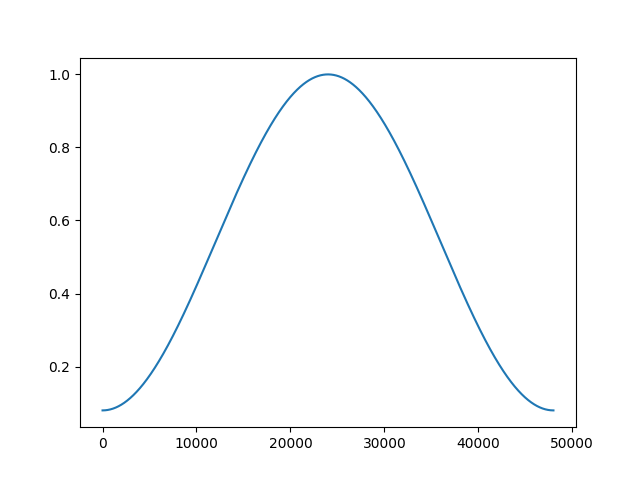

The script that saved this image:
import numpy as np

def hamming(N: int): 
  return [ 0.54 - 0.46 * np.cos(2 * np.pi * n / (N - 1)) for n in range(int(N)) ]

if __name__ == "__main__":
  import matplotlib.pyplot as plt
  
  w = hamming(16000 * 3.0)
  
  plt.plot(w)
  plt.savefig('./skotsugi/chapter02/q07.png')
